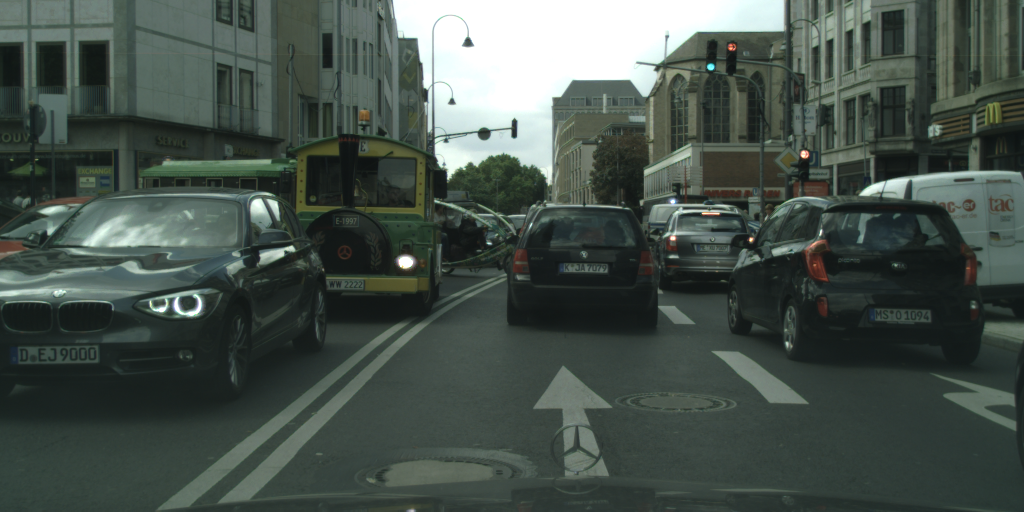
#> input picture tfl_for_kernel.png, 2048 x 1024 px (shown at 1/2 size)
$ python tfl_lights.py
#> lines starting #> are read from the running program, lines starting #| are printed output that depends on the picture
from matplotlib import pyplot as plt
import numpy as np
from scipy import signal as sg

def get_coordinates(image, kernel, channel, brightness):
    convolved = sg.convolve(image[:, :, channel], kernel[:, :, channel], mode = 'full')
    plt.imshow(convolved, cmap='gray')
    coordinates = np.argwhere(convolved > brightness) #TODO get the max point of an area
    return coordinates.tolist


def get_red_coordinates(image):
    img_for_kernel = plt.imread('tfl_for_kernel.png')
    red_kernel = img_for_kernel[90:95, 1460:1465] # TODO change the crope? [87:92, 1455:1460]
    return get_coordinates(image, red_kernel, 0, 20.4)


def get_green_coordinates(image):
    img_for_kernel = plt.imread('tfl_for_kernel.png')
    green_kernel = img_for_kernel[127:132, 1420:1425]
    return get_coordinates(image, green_kernel, 1, 20.4)


def get_tfls(image_name):
#> called with image_name = 'tfl_for_kernel.png'
    image = plt.imread(image_name)
#> image is the input picture: shape (1024, 2048, 3) float32; mean R, G, B 0.278, 0.321, 0.296
    red_coordinates = get_red_coordinates(image)
#> in get_coordinates, `convolved = sg.convolve(image[:, :, channel], kernel[:, :, channel], m..`:
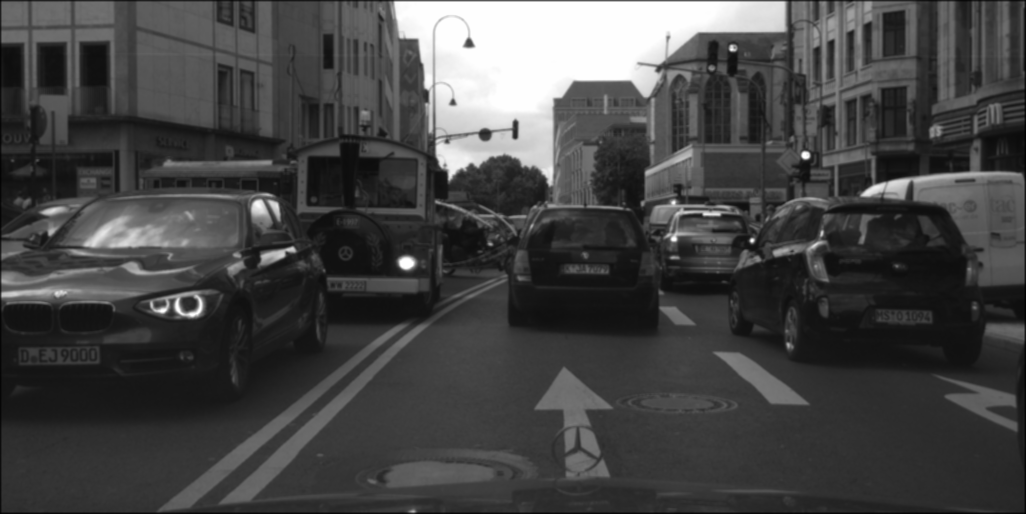
#> convolved: shape (1028, 2052) float32 (shown at 1/2 size); min 0.121, max 20.82, mean 5.7; drawn with min black and max white
#> in get_coordinates, `coordinates = np.argwhere(convolved > brightness)`: coordinates = 78889 pairs, first value 4 to 630, second value 321 to 1614
    green_coordinates = get_green_coordinates(image)
#> call 2 of get_coordinates, with kernel = array of shape (5, 5, 3), channel = 1, brightness = 20.4
#> in get_coordinates (call 2), `convolved = sg.convolve(image[:, :, channel], kernel[:, :, channel], m..`:
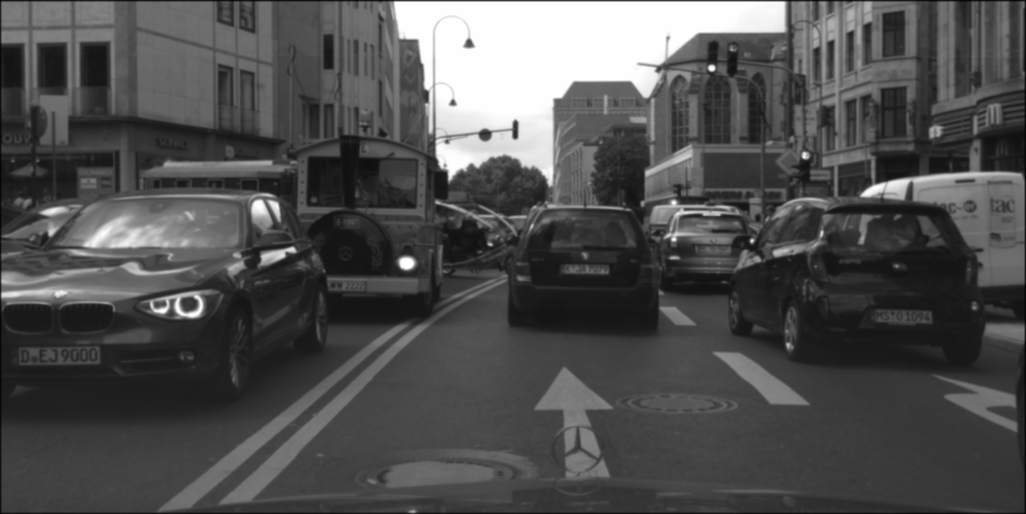
#> convolved: shape (1028, 2052) float32 (shown at 1/2 size); min 0.191, max 21.22, mean 6.8; drawn with min black and max white
#> in get_coordinates (call 2), `coordinates = np.argwhere(convolved > brightness)`: coordinates = 109770 pairs, first value 4 to 631, second value 107 to 1764
#> (the run stopped early here; a loop or call above may not have finished)
